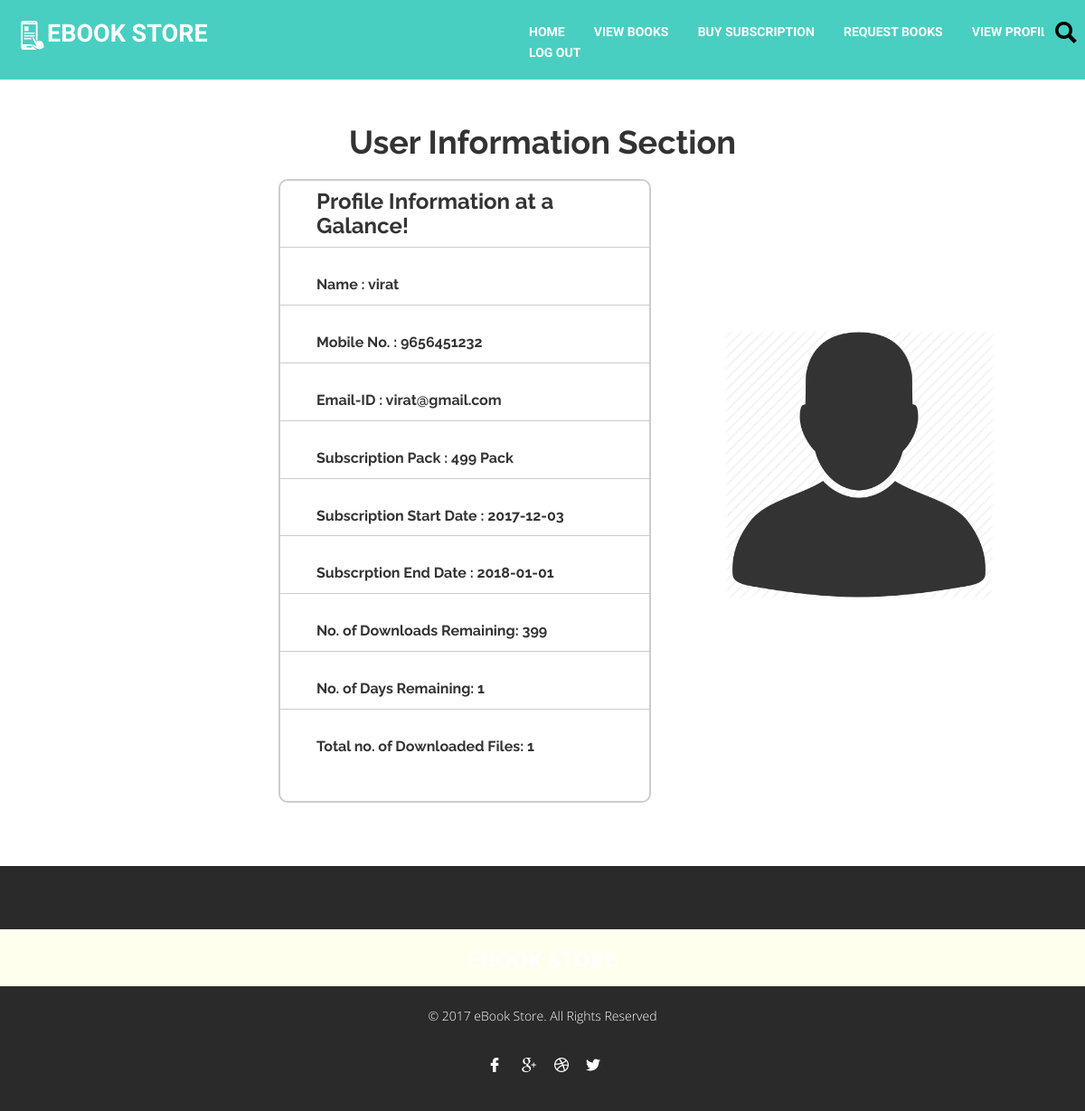
Page /user/profile.php (signed in) on the committed database.
### tables this page shows
CREATE TABLE `user` (
  `cid` int(4) NOT NULL,
  `name` varchar(20) NOT NULL,
  `phno` varchar(30) NOT NULL,
  `email` varchar(50) NOT NULL,
  `pwd` varchar(20) NOT NULL,
  `date` date NOT NULL
);

CREATE TABLE `subscription` (
  `subid` int(11) NOT NULL,
  `substart` date NOT NULL,
  `subend` date NOT NULL,
  `subtype` int(11) NOT NULL,
  `downloads` int(5) NOT NULL,
  `maxdownloads` int(5) NOT NULL,
  `cid` int(11) NOT NULL
);

### user/profile.php (the view, shortened to what this page needs)
<?php
require_once("inc/lock.php");
include('dbconnect.php');
?>
<!DOCTYPE html>
<html>
<head>
<link href="css/bootstrap.css" rel="stylesheet">
<link href="css/style.css" rel="stylesheet" type="text/css" media="all" />
<link href="css/view/css/bootstrap.css" rel="stylesheet" type="text/css" media="all" />
<link href="css/view/css/style.css" rel="stylesheet" type="text/css" media="all" />
<link href="css/view/css/font-awesome.css" rel="stylesheet">
</head>
<body>
<div>
	<div class="header">
			<div class="logo">
			   <h1><a href="home.php"><i><img src="images/cell.png" alt=" " /></i>ebook store</a></h1>
			</div>
			<div class="top-nav">
				<ul>
					<li><a href="home.php">Home</a></li>
					<li><a href="viewbook.php">View Books</a></li>
					<li><a href="subscribe.php">Buy Subscription</a></li>
					<li><a href="request.php">Request Books</a></li>
					<li><a href="profile">View Profile</a></li>
					<li><a href="logout.php">Log Out</a></li>
				</ul>
			</div>
				   <div class="search-box">
					    <div id="sb-search" class="sb-search">
							<form action="searchbook.php" method="post">
								<span class="sb-icon-search"> </span>
							</form>
						</div>
				    </div>
			<div class="clearfix"> </div>
	</div>
</div>
<html>
    <head>
        <link rel="stylesheet" type="text/css" href="css/payment/new/style.css">
        <link rel="stylesheet" type="text/css" href="css/payment/new/loadding.css">
        <link rel="stylesheet" type="text/css" href="css/payment/new/popup-style.css">
    </head>
<?php
$flag=0;
$uname=$_SESSION["uname"];
$sql1="select cid,name,phno,email from user where name='$uname'";
$result=$conn->query($sql1);
while ($row = $result->fetch_array()) {
	$uid=$row['cid'];
	$name=$row['name'];
	$phno=$row['phno'];
	$email=$row['email'];
}
$sql2="select * from subscription where cid='$uid'";
$result=$conn->query($sql2);
while ($row = $result->fetch_array()) {
	$substart=$row['substart'];
	$subend=$row['subend'];
	$subtype=$row['subtype'];
	$downloads=$row['downloads'];
	$maxdownloads=$row['maxdownloads'];
	$flag=1;
}
if($flag==1)
{
	$downloadsremaining=$maxdownloads-$downloads;
	$curdate=Date('Y-m-d');
	$date1 = new DateTime($curdate);
	$date2 = new DateTime($subend);
	$diff = $date2->diff($date1)->format("%a");
?>
<html>
    <head>
        <link rel="stylesheet" type="text/css" href="css/payment/new/style.css">
        <link rel="stylesheet" type="text/css" href="css/payment/new/loadding.css">
        <link rel="stylesheet" type="text/css" href="css/payment/new/popup-style.css">
    </head>
    <body>
	<div id="main">
					<center><h1>User Information Section</h1></center>
					<form style="position:absolute; left:350px; top:85px;" action="requestquery.php" method="POST">
					</br></br></br></br>	<div id="container">
						<h3>Profile Information at a Galance!</h3>
							<hr/>
							<table align="center" style="font-size: 18px;" >
								<tr>
									<b><sd id="sd-label">Name : </sd>
									<sd id="sd-label"> <?php echo $name; ?> </sd> <b>
								</tr>
								<hr>
								<tr>
									<sd id="sd-label">Mobile No. : </sd>
									<sd id="sd-label"> <?php echo $phno; ?> </sd>
								</tr>
								<hr>
								<tr>
									<sd id="sd-label">Email-ID : </sd>
									<sd id="sd-label"> <?php echo $email; ?> </sd>
								</tr>
								<hr>
								<tr>
									<sd id="sd-label">Subscription Pack : </sd>
									<sd id="sd-label"> <?php echo $subtype.' Pack'; ?> </sd>
								</tr>
								<hr>
								<tr>
									<sd id="sd-label">Subscription Start Date : </sd>
									<sd id="sd-label"> <?php echo $substart; ?> </sd>
								</tr>
								<hr>
								<tr>
									<sd id="sd-label">Subscrption End Date : </sd>
									<sd id="sd-label"> <?php echo $subend; ?> </sd>
								</tr>
								<hr>
								<tr>
									<sd id="sd-label">No. of Downloads Remaining: </sd>
									<sd id="sd-label"> <?php echo $downloadsremaining; ?> </sd>
								</tr>
								<hr>
								<tr>
									<sd id="sd-label">No. of Days Remaining: </sd>
									<sd id="sd-label"> <?php echo $diff; ?> </sd>
								</tr>
								<hr>
								<tr>
									<sd id="sd-label">Total no. of Downloaded Files: </sd>
									<sd id="sd-label"> <?php echo $downloads; ?> </sd>
								</tr>
							</table> </br>
						</div>
					</form>
		</div>
<?php } ?>
	</body>
	<img src="images/user.png" height="300px" width="300px" style="position:absolute;left:800px;"/>
	<div class="footer">
	<div class="container">
		<h2><a href="index.html">eBook Store</a></h2>
		<p>© 2017 eBook Store. All Rights Reserved </p>
		<ul>
			<li><a class="face1" href="#"></a></li>
			<li><a class="face2"href="#"></a></li>
			<li><a class="face3" href="#"></a></li>
			<li><a class="face4" href="#"></a></li>
		</ul>
	</div>
</div>
</html>

### user/css/style.css (style rules this page uses)
html, body { font-size: 100%; background:#fff; font-family: 'Open Sans', sans-serif; }
body a { transition:0.5s all; -webkit-transition:0.5s all; -moz-transition:0.5s all; -o-transition:0.5s all; -ms-transition:0.5s all; }
h1,h2,h3,h4,h5,h6 { margin:0; }
p { margin:0; font-weight: 300; }
ul { margin:0; padding:0; }
.logo { float:left; padding: 0 20px; }
.logo a { font-size: 27px; color: rgb(255, 255, 255); text-decoration: none; font-family: 'Varela Round', sans-serif; text-transform:uppercase; }
.top-nav { float: right; width: 80%; #margin-top: 12px; margin: 12px 5px 5px 5px; }
.top-nav ul li { display:inline-block; margin: 0 10px 0 0; -webkit-appearance: none !important; }
.top-nav ul li a { color: #fff; padding: 0 0 0 0; font-size: 14px; font-family: 'Varela Round', sans-serif; text-decoration: none; text-transform: uppercase; border-bottom: 5px solid transparent; -webkit-appearance: none !important; outline:none; }
.search-box { float:left; }
.sb-search { width: 0%; position: absolute; right: 0; top: 9px; min-width: 45px; height: 49px; float: right; overflow: hidden; -webkit-transition: width 0.3s; -moz-transition: width 0.3s; transition: width 0.3s; -webkit-backface-visibility: hidden; }
.sb-icon-search,.sb-search-submit { width: 45px; height: 49px; display: block; position: absolute; right: 0; top: 0; padding: 0; margin: 0 0 0 0; line-height: 71px; text-align: center; cursor: pointer; }
.sb-icon-search { background:#48cfc1 url('../images/search.png') no-repeat 12px 15px; z-index: 90; }
.header { padding: 14px 0; background: #48cfc1; }
.footer { background:#3c3d41; padding:45px 0; text-align:center; }
.footer h2 a { text-decoration:none; font-size:24px; text-transform:uppercase; color:#fff; }
.footer p { color:#fff; font-size:14px; line-height:1.8em; text-align:center; margin: 30px 0; }
.footer ul { text-align:center; }
.footer ul li { list-style-type:none; display:inline-block; margin: 0 4px; }
.footer ul li a { width:25px; height:25px; display:block; }
.footer ul li a.face1 { background:url(../images/social.png) no-repeat -39px 0px; }
.footer ul li a.face2 { background:url(../images/social.png) no-repeat -79px 0px; }
.footer ul li a.face3 { background:url(../images/social.png) no-repeat -121px 0px; }
.footer ul li a.face4 { background:url(../images/social.png) no-repeat 0px 0px; }
@media (max-width: 1490px) { .top-nav { width: 48%; } }
@media (max-width: 1440px) { .top-nav { width: 50%; } }
@media (max-width: 1399px) { .top-nav { width: 51%; } }
@media (max-width: 1366px) { .top-nav { width: 52%; } }
@media (max-width: 1280px) { .top-nav ul li { margin: 0 14px; } }
@media (max-width: 1280px) { .top-nav { margin-top: 9px; } }
@media (max-width: 1280px) { .top-nav ul li a { padding: 0 0 20px 0; } }

### user/css/view/css/style.css (style rules this page uses)
html, body { font-size: 100%; font-family: 'Open Sans', sans-serif; background:#ffffff; }
ul li,ol li { font-size:14px; }
p { margin:0; }
h1,h2,h3,h4,h5,h6,a { font-family: 'Raleway', sans-serif; margin:0; font-weight:700; }
ul,label { margin:0; padding:0; }
.footer { padding: 5em 0 2em; background: #2b2a2a; }

### user/css/payment/new/style.css (style rules this page uses)
#main { width:960px; margin:50px auto; font-family:raleway; }
span { color:red; }
h2 { background-color: #FEFFED; text-align:center; border-radius: 10px 10px 0 0; margin: -10px -40px; padding: 15px; }
hr { border:0; border-bottom:1px solid #ccc; margin: 10px -40px; margin-bottom: 30px; }
#container { width: 100%; float: left; border-radius: 10px; font-family:raleway; border: 2px solid #ccc; padding: 10px 40px 25px; margin-top: 22px; margin-bottom: 40px; margin-left: -42px; }
a { text-decoration:none; color: cornflowerblue; }
i { color: cornflowerblue; }

### rows in the picture
user: name "virat", phno "9656451232", email "virat@gmail.com"
subscription: subtype "499", substart "2017-12-03", subend "2018-01-01", downloadsremaining "399", subend "1", downloads "1"
